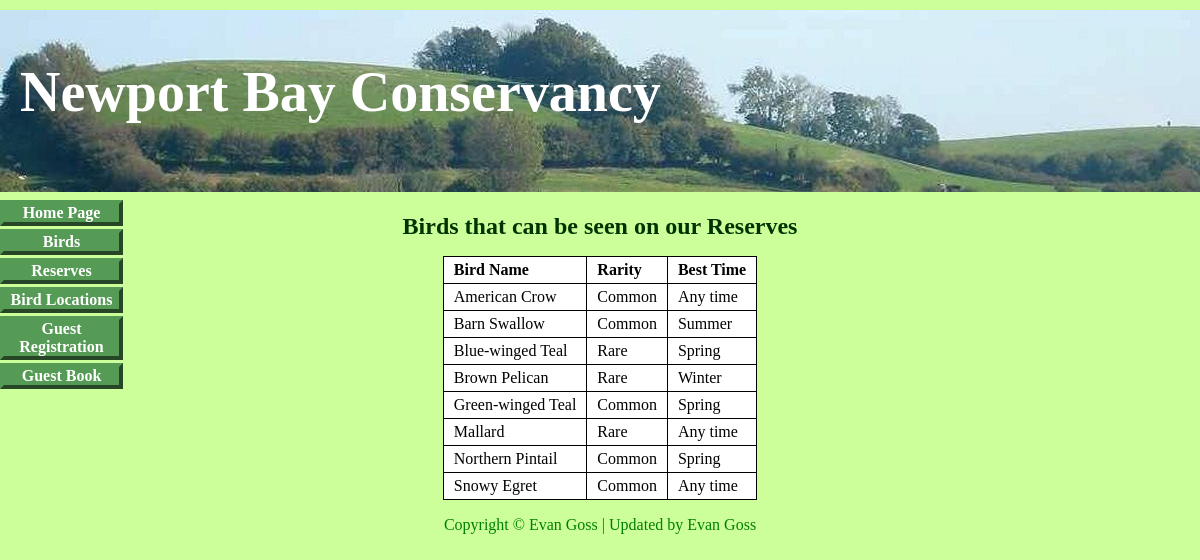
Page /birds/birds.php on the committed database.
### tables this page shows
CREATE TABLE IF NOT EXISTS `birds` (
  `bird_id` mediumint(4) unsigned NOT NULL AUTO_INCREMENT,
  `bird_name` tinytext NOT NULL,
  `rarity` tinytext NOT NULL,
  `best_time` tinytext NOT NULL,
  PRIMARY KEY (`bird_id`)
);

### birds/birds.php (the view, shortened to what this page needs)
<!doctype html>
<html lang=en>
	<head>
	<link rel="stylesheet" type="text/css" href="birds.css">
</head>
<body>
	<div id="container">
		<?php
			include("includes/header.php");
			include("includes/nav.php");
		?>
		<div id="content">
			<div id="midcol">
				<h2>Birds that can be seen on our Reserves</h2>
				<p>
					<?php
						require('mysqli_connect.php');
						$q = "SELECT bird_name, rarity, best_time FROM birds ORDER BY bird_name ASC";
						$result = @mysqli_query($dbcon, $q);
						if ($result) {
							echo '<table><tr>
								<td align="left"><b>Bird Name</b></td>
								<td align="left"><b>Rarity</b></td>
								<td align="left"><b>Best Time</b></td>
							</tr>';
							while ($row = mysqli_fetch_array($result, MYSQLI_ASSOC)) {
								echo '<tr>
									<td align="left">' . $row['bird_name'] . '</td>
									<td align="left">' . $row['rarity'] . '</td>
									<td align="left">' . $row['best_time'] . '</td>
								</tr>';
							}
							echo '</table>';
						} else {
							echo '<p class="error">The current birds could not be retrieved. We apologize for any inconvenience.</p>';
							echo '<p>' . mysqli_error($dbcon) . '<br>Query: ' . $q . '</p>';
							}
					?>
				</p>
			</div>
		</div>
	</div>
	<div id="footer">
		<footer>
			<?php
				include("includes/footer.php");
			?>
	</footer>
</body>
</html>

### birds/birds.css (style rules this page uses)
h2 { font-size:150%; margin-bottom:0; color:#003300; text-align:center; }
#container { position:relative; min-width:960px; max-width:1200px; margin:auto; text-align:left; }
#midcol { margin-left:150px; margin-right:150px; }
#footer { text-align:center; }
table { background:white; color:black; border:1px black solid; border-collapse:collapse; margin:auto; }
td, th { border:1px black solid; padding:4px 10px; text-align:left; }

### rows in the picture
birds: bird_name "American Crow", rarity "Common", best_time "Any time"
birds: bird_name "Barn Swallow", rarity "Common", best_time "Summer"
birds: bird_name "Blue-winged Teal", rarity "Rare", best_time "Spring"
birds: bird_name "Brown Pelican", rarity "Rare", best_time "Winter"
birds: bird_name "Green-winged Teal", rarity "Common", best_time "Spring"
birds: bird_name "Mallard", rarity "Rare", best_time "Any time"
birds: bird_name "Northern Pintail", rarity "Common", best_time "Spring"
birds: bird_name "Snowy Egret", rarity "Common", best_time "Any time"
